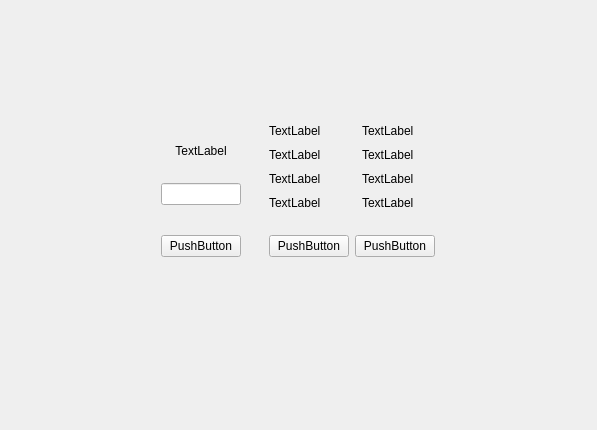
<?xml version="1.0" encoding="UTF-8"?>
<ui version="4.0">
 <class>CLoginCode</class>
 <widget class="QWidget" name="CLoginCode">
  <property name="geometry">
   <rect>
    <x>0</x>
    <y>0</y>
    <width>597</width>
    <height>430</height>
   </rect>
  </property>
  <property name="windowTitle">
   <string>CLoginCode</string>
  </property>
  <layout class="QGridLayout" name="gridLayout_3">
   <item row="0" column="0">
    <layout class="QHBoxLayout" name="horizontalLayout_3">
     <item>
      <spacer name="horizontalSpacer">
       <property name="orientation">
        <enum>Qt::Horizontal</enum>
       </property>
       <property name="sizeHint" stdset="0">
        <size>
         <width>186</width>
         <height>20</height>
        </size>
       </property>
      </spacer>
     </item>
     <item>
      <layout class="QVBoxLayout" name="verticalLayout_3">
       <item>
        <spacer name="verticalSpacer">
         <property name="orientation">
          <enum>Qt::Vertical</enum>
         </property>
         <property name="sizeHint" stdset="0">
          <size>
           <width>20</width>
           <height>40</height>
          </size>
         </property>
        </spacer>
       </item>
       <item>
        <layout class="QHBoxLayout" name="horizontalLayout">
         <property name="bottomMargin">
          <number>50</number>
         </property>
         <item>
          <widget class="QWidget" name="widget_login" native="true">
           <layout class="QGridLayout" name="gridLayout_4">
            <item row="0" column="0">
             <layout class="QVBoxLayout" name="verticalLayout_2">
              <property name="spacing">
               <number>30</number>
              </property>
              <item>
               <layout class="QVBoxLayout" name="verticalLayout">
                <item>
                 <widget class="QLabel" name="label_title">
                  <property name="text">
                   <string>TextLabel</string>
                  </property>
                  <property name="alignment">
                   <set>Qt::AlignCenter</set>
                  </property>
                 </widget>
                </item>
                <item>
                 <widget class="QLineEdit" name="lineEdit_no">
                  <property name="alignment">
                   <set>Qt::AlignCenter</set>
                  </property>
                 </widget>
                </item>
               </layout>
              </item>
              <item>
               <widget class="QPushButton" name="btnLogin">
                <property name="text">
                 <string>PushButton</string>
                </property>
               </widget>
              </item>
             </layout>
            </item>
           </layout>
          </widget>
         </item>
         <item>
          <widget class="QWidget" name="widget_info" native="true">
           <layout class="QGridLayout" name="gridLayout">
            <property name="verticalSpacing">
             <number>25</number>
            </property>
            <item row="0" column="0">
             <layout class="QGridLayout" name="gridLayout_2">
              <property name="horizontalSpacing">
               <number>20</number>
              </property>
              <property name="verticalSpacing">
               <number>10</number>
              </property>
              <item row="0" column="0">
               <widget class="QLabel" name="label_id">
                <property name="text">
                 <string>TextLabel</string>
                </property>
               </widget>
              </item>
              <item row="0" column="1">
               <widget class="QLabel" name="label_id_text">
                <property name="text">
                 <string>TextLabel</string>
                </property>
               </widget>
              </item>
              <item row="1" column="0">
               <widget class="QLabel" name="label_factory">
                <property name="text">
                 <string>TextLabel</string>
                </property>
               </widget>
              </item>
              <item row="1" column="1">
               <widget class="QLabel" name="label_factory_text">
                <property name="text">
                 <string>TextLabel</string>
                </property>
               </widget>
              </item>
              <item row="2" column="0">
               <widget class="QLabel" name="label_type">
                <property name="text">
                 <string>TextLabel</string>
                </property>
               </widget>
              </item>
              <item row="2" column="1">
               <widget class="QLabel" name="label_type_text">
                <property name="text">
                 <string>TextLabel</string>
                </property>
               </widget>
              </item>
              <item row="3" column="0">
               <widget class="QLabel" name="label_addr">
                <property name="text">
                 <string>TextLabel</string>
                </property>
               </widget>
              </item>
              <item row="3" column="1">
               <widget class="QLabel" name="label_addr_text">
                <property name="text">
                 <string>TextLabel</string>
                </property>
               </widget>
              </item>
             </layout>
            </item>
            <item row="1" column="0">
             <layout class="QHBoxLayout" name="horizontalLayout_2">
              <item>
               <widget class="QPushButton" name="btnOk">
                <property name="text">
                 <string>PushButton</string>
                </property>
               </widget>
              </item>
              <item>
               <widget class="QPushButton" name="btnCancel">
                <property name="text">
                 <string>PushButton</string>
                </property>
               </widget>
              </item>
             </layout>
            </item>
           </layout>
          </widget>
         </item>
        </layout>
       </item>
       <item>
        <spacer name="verticalSpacer_2">
         <property name="orientation">
          <enum>Qt::Vertical</enum>
         </property>
         <property name="sizeHint" stdset="0">
          <size>
           <width>20</width>
           <height>40</height>
          </size>
         </property>
        </spacer>
       </item>
      </layout>
     </item>
     <item>
      <spacer name="horizontalSpacer_2">
       <property name="orientation">
        <enum>Qt::Horizontal</enum>
       </property>
       <property name="sizeHint" stdset="0">
        <size>
         <width>186</width>
         <height>20</height>
        </size>
       </property>
      </spacer>
     </item>
    </layout>
   </item>
  </layout>
 </widget>
 <layoutdefault spacing="6" margin="11"/>
 <resources/>
 <connections/>
</ui>
